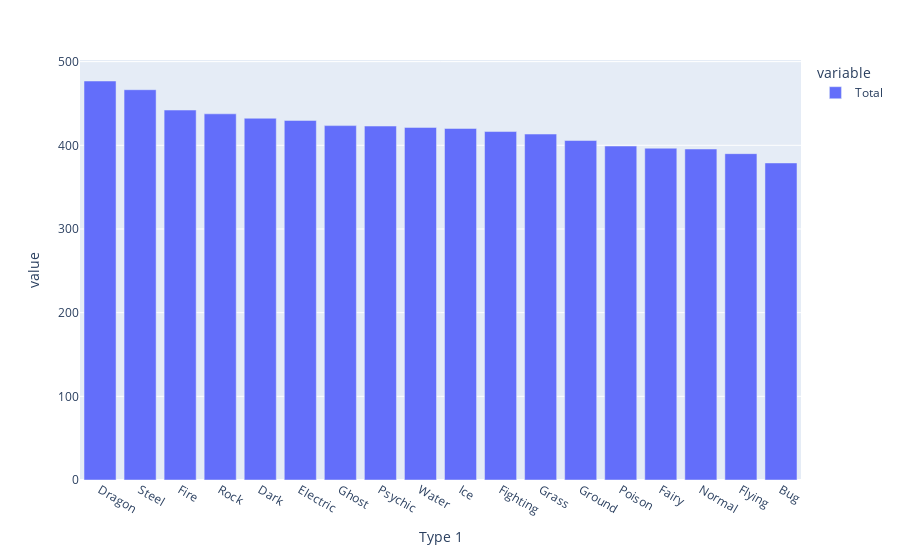

Notebook code cell kept with this figure:
### Code cell
# Draw a barchart for the Total column

total_average_bar = px.bar(pokemon_type_average_sorted["Total"])
total_average_bar.show()

### Figure 1 — Plotly figure (JSON) as saved in the notebook; plotly's stock layout.template omitted (floating-point values rounded to 4 significant figures)
{"data": [{"alignmentgroup": "True", "hovertemplate": "variable=Total<br>Type 1=%{x}<br>value=%{y}<extra></extra>", "legendgroup": "Total", "marker": {"color": "#636efa"}, "name": "Total", "offsetgroup": "Total", "orientation": "v", "showlegend": true, "textposition": "auto", "type": "bar", "x": ["Dragon", "Steel", "Fire", "Rock", "Dark", "Electric", "Ghost", "Psychic", "Water", "Ice", "Fighting", "Grass", "Ground", "Poison", "Fairy", "Normal", "Flying", "Bug"], "xaxis": "x", "y": [476.9, 466.4, 442.1, 437.6, 432.3, 429.8, 423.5, 423, 421.4, 420.1, 416.4, 413.4, 405.7, 399.1, 396.5, 395.6, 390, 378.9], "yaxis": "y"}], "layout": {"barmode": "relative", "legend": {"title": {"text": "variable"}, "tracegroupgap": 0}, "margin": {"t": 60}, "xaxis": {"anchor": "y", "domain": [0, 1], "title": {"text": "Type 1"}}, "yaxis": {"anchor": "x", "domain": [0, 1], "title": {"text": "value"}}}}
